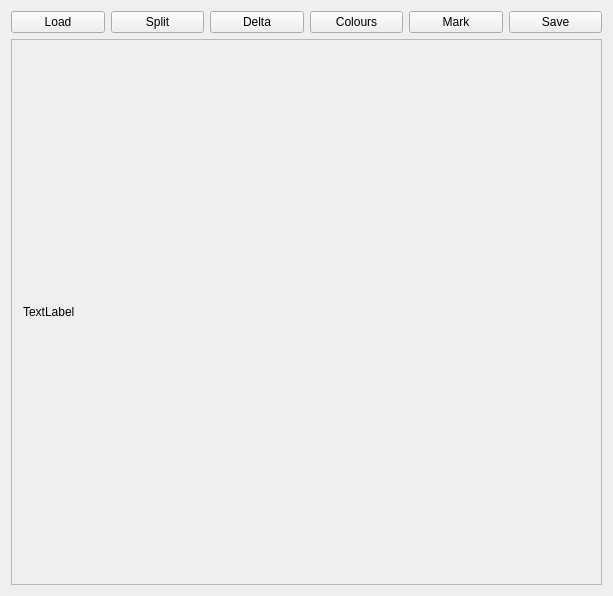
<?xml version="1.0" encoding="UTF-8"?>
<ui version="4.0">
 <class>MainWindow</class>
 <widget class="QMainWindow" name="MainWindow">
  <property name="geometry">
   <rect>
    <x>0</x>
    <y>0</y>
    <width>613</width>
    <height>596</height>
   </rect>
  </property>
  <property name="windowTitle">
   <string>MainWindow</string>
  </property>
  <widget class="QWidget" name="centralWidget">
   <property name="enabled">
    <bool>true</bool>
   </property>
   <layout class="QVBoxLayout" name="verticalLayout">
    <item>
     <layout class="QHBoxLayout" name="horizontalLayout">
      <property name="sizeConstraint">
       <enum>QLayout::SetNoConstraint</enum>
      </property>
      <item>
       <widget class="QPushButton" name="load_btn">
        <property name="text">
         <string>Load</string>
        </property>
       </widget>
      </item>
      <item>
       <widget class="QPushButton" name="split_btn">
        <property name="text">
         <string>Split</string>
        </property>
       </widget>
      </item>
      <item>
       <widget class="QPushButton" name="delta_btn">
        <property name="text">
         <string>Delta</string>
        </property>
       </widget>
      </item>
      <item>
       <widget class="QPushButton" name="colours_btn">
        <property name="text">
         <string>Colours</string>
        </property>
       </widget>
      </item>
      <item>
       <widget class="QPushButton" name="mark_btn">
        <property name="text">
         <string>Mark</string>
        </property>
       </widget>
      </item>
      <item>
       <widget class="QPushButton" name="save_btn">
        <property name="text">
         <string>Save</string>
        </property>
       </widget>
      </item>
     </layout>
    </item>
    <item>
     <widget class="QScrollArea" name="scrollArea">
      <property name="widgetResizable">
       <bool>true</bool>
      </property>
      <widget class="QWidget" name="scrollAreaWidgetContents">
       <property name="geometry">
        <rect>
         <x>0</x>
         <y>0</y>
         <width>593</width>
         <height>546</height>
        </rect>
       </property>
       <layout class="QVBoxLayout" name="verticalLayout_2">
        <item>
         <widget class="QLabel" name="img_src">
          <property name="text">
           <string>TextLabel</string>
          </property>
         </widget>
        </item>
       </layout>
      </widget>
     </widget>
    </item>
   </layout>
  </widget>
 </widget>
 <layoutdefault spacing="6" margin="11"/>
 <resources/>
 <connections/>
</ui>
